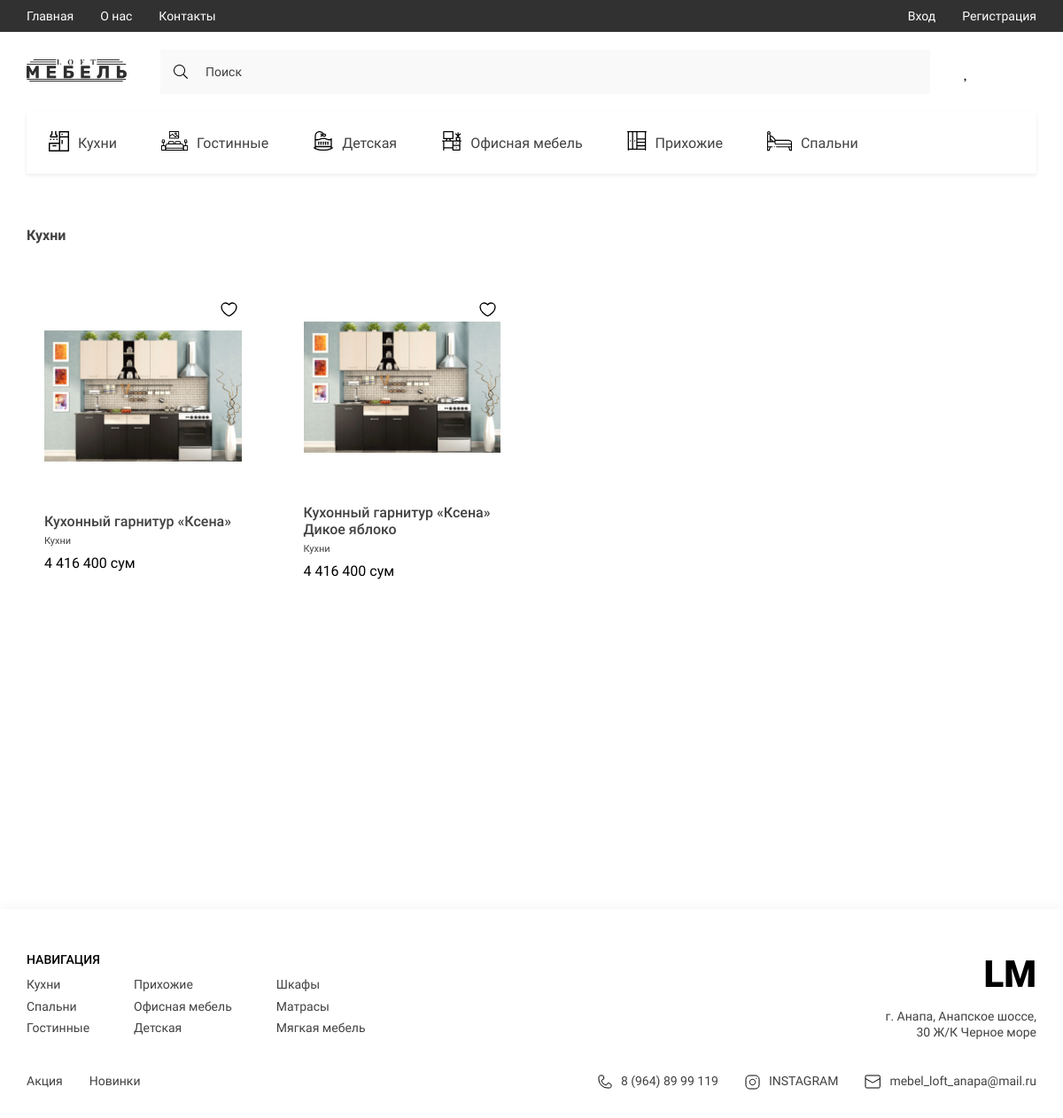
The app's page /category/kuhni/ with its own data.
### furniture/models.py (models this page shows, shortened)
class Category(models.Model):
    title = models.CharField(max_length=50, verbose_name='Название категории')
    image = models.ImageField(upload_to='categories/', verbose_name='Иконка категории')
    slug = models.SlugField(unique=True, null=True)
    parent = models.ForeignKey('self', on_delete=models.CASCADE, blank=True, null=True, related_name='subcategories',
                               verbose_name='Категория')
    def get_absolute_url(self):
        return reverse('category_page', kwargs={'slug': self.slug})
    def get_image_category(self):
        if self.image:
            return self.image.url
        else:
            return '-'
    def __str__(self):
        return self.title
    class Meta:
        verbose_name = 'Категория'
        verbose_name_plural = 'Категории'

class Product(models.Model):
    title = models.CharField(max_length=100, verbose_name='Название товара')
    description = models.TextField(blank=True, null=True, verbose_name='Описание к товару')
    price = models.FloatField(verbose_name='Цена товара')
    quantity = models.IntegerField(verbose_name='Количество на складе')
    created_at = models.DateTimeField(auto_now_add=True, verbose_name='Дата добавления')
    slug = models.SlugField(unique=True, null=True)
    category = models.ForeignKey(Category, on_delete=models.CASCADE, related_name='products', verbose_name='Категория')
    color_name = models.CharField(max_length=150, verbose_name='Название цвета', blank=True, null=True)
    color_code = models.CharField(max_length=150, verbose_name='Код цвета', blank=True, null=True)
    model_product = models.CharField(max_length=100, blank=True, null=True, verbose_name='Модель товара')
    depth = models.CharField(max_length=50, blank=True, null=True, verbose_name='Глубина "см"')
    width = models.CharField(max_length=50, blank=True, null=True, verbose_name='Ширина "см"')
    height = models.CharField(max_length=50, blank=True, null=True, verbose_name='Высота "см"')
    def get_absolute_url(self):
        return reverse('product', kwargs={'slug': self.slug})
    def get_image_product(self):
        if self.images:
            try:
                return self.images.first().image.url
            except:
                return '-'
        else:
            return '-'
    class Meta:
        verbose_name = 'Товар'
        verbose_name_plural = 'Товары'

class Gallery(models.Model):
    image = models.ImageField(upload_to='products/', verbose_name='Картинка товара')
    product = models.ForeignKey(Product, on_delete=models.CASCADE, related_name='images',
                                verbose_name='Товар')
    class Meta:
        verbose_name = 'Картинка товара'
        verbose_name_plural = 'Картинки товара'

### furniture/views.py (the view)
# urls.py: path('category/<slug:slug>/', CategoryView.as_view(), name='category_page'),
class CategoryView(ListView):
    model = Product
    context_object_name = 'products'
    template_name = 'pages/category.html'
    def get_queryset(self):
        category = Category.objects.get(slug=self.kwargs['slug'])
        products = category.products.all()
        return products
    def get_context_data(self, *, object_list=None, **kwargs):
        context = super().get_context_data()
        category = Category.objects.get(slug=self.kwargs['slug'])
        products = category.products.all()
        prices = list(set([i.price for i in products]))
        context['prices'] = prices
        context['title'] = f'Товары категории: {category.title}'
        context['category'] = category
        return context

### furniture/templatetags/furniture_tags.py (called while the page is built)
@register.simple_tag()
def get_categories():
    return Category.objects.filter(parent=None)

@register.simple_tag()
def get_normal_price(price):
    return f'{int(price):_}'.replace('_', ' ')

### furniture/templates/pages/category.html (shortened to what this page needs)
{% extends 'base.html' %}
{% block main %}
<main class="main">
        <div class="container">
            <section class="products">
                <h2 class="products__title">{{ category.title }}</h2>
                <div class="products__content">
                    {% for product in products %}
                    {% include 'components/_product_cart.html' %}
                    {% endfor %}
                </div>
            </section>
        </div>
    </main>
{% endblock main %}

### templates/base.html (shortened to what this page needs)
<!DOCTYPE html>
<html lang="ru">
<head>
    {% include 'components_base/_style.html' %}
</head>
<body>
{% include 'components_base/_nav.html' %}
{% include 'components_base/_header.html' %}
<div class="wrapper">
    {% block main %}
    {% endblock main %}
</div>
{% include 'components_base/_footer.html' %}
</body>
</html>

### templates/components_base/_style.html
{% load static %}
<link rel="stylesheet" href="{% static 'furniture/assets/fontawesome/css/all.min.css' %}">
<link rel="stylesheet" href="{% static 'furniture/style/style.css' %}">
<link rel="stylesheet" href="{% static 'furniture/style/style2.css' %}">
<link rel="stylesheet" href="{% static 'furniture/style/style3.css' %}">

### templates/components_base/_nav.html (shortened to what this page needs)
{% load static %}
<nav class="nav">
    <div class="container _nav">
        <div class="nav__content">
            <ul class="nav__list">
                <li>
                    <a href="index.html" class="nav__list-links">
                        Главная
                    </a>
                </li>
                <li>
                    <a href="./about.html" class="nav__list-links">
                        О нас
                    </a>
                </li>
                <li>
                    <a href="#!" class="nav__list-links">
                        Контакты
                    </a>
                </li>
            </ul>
            <ul class="nav__contacts">
                {% if not request.user.is_authenticated %}
                <li><a href="{% url 'login' %}" class="nav__contacts-links">Вход</a></li>
                <li><a href="{% url 'register' %}" class="nav__contacts-links">Регистрация</a></li>
                {% else %}
                <li><a href="{% url 'logout' %}" class="nav__contacts-links">Выход</a></li>
                {% endif %}
            </ul>
        </div>
    </div>
</nav>

### templates/components_base/_header.html (shortened to what this page needs)
{% load static %}
<header class="header">
    <div class="container">
        <div class="header__content">
            <div class="header__bar">
                <a href="{% url 'index' %}" class="logo">
                    <img src="{% static 'furniture/assets/icons/LOGO.svg' %}" alt="logo">
                </a>
                <form class="header__search">
                    <i class="fal fa-search"></i>
                    <input type="text" class="header__search-txt" placeholder="Поиск">
                </form>
                <ul class="header__list">
                    <li>
                        <a href="{% url 'favorite' %}" class="header__list-item" id="_heart">
                        </a>
                    </li>
                    <li>
                        <a href="{% url 'my_cart' %}" class="header__list-item" id="_bag">
                        </a>
                    </li>
                </ul>
            </div>
            <ul class="header__list _categories">
                {% include 'components/_cart_category.html' %}
            </ul>
        </div>
    </div>
</header>

### furniture/templates/components/_cart_category.html
{% load static %}
{% load furniture_tags %}
{% get_categories as categories %}
{% for category in categories %}
<li>
    <a href="{{ category.get_absolute_url }}" class="header__list-links">
        <span class="header__list-img">
            <img src="{{ category.get_image_category }}" alt="icons">
        </span>
        {{ category.title }}
    </a>
</li>
{% endfor %}

### furniture/templates/components/_product_cart.html (shortened to what this page needs)
{% load static %}
{% load furniture_tags %}
<div class="products__item">
    {% if request.user.is_authenticated %}
    {% get_favorite_products request.user as fav_products %}
    {% endif %}
    {% if product in fav_products and request.user.is_authenticated %}
    <a href="{% url 'save_favorite' product.slug %}" class="products__item1-heart">
        <svg width="19" height="17" viewBox="0 0 28 24" fill="#FF0000" xmlns="http://www.w3.org/2000/svg">
            <path
                    d="M8.375 1C4.57813 1 1.5 4.07813 1.5 7.875C1.5 14.75 9.625 21 14 22.4538C18.375 21 26.5 14.75 26.5 7.875C26.5 4.07813 23.4219 1 19.625 1C17.3 1 15.2438 2.15438 14 3.92125C13.3661 3.01825 12.5239 2.28131 11.5447 1.77281C10.5656 1.2643 9.47831 0.999222 8.375 1Z"
                    stroke="#000000" stroke-width="2" stroke-linecap="round" stroke-linejoin="round"/>
        </svg>
    </a>
    {% else %}
    <a href="{% url 'save_favorite' product.slug %}" class="products__item1-heart">
    </a>
    {% endif %}
    <a href="{{ product.get_absolute_url }}"> <img src="{{ product.get_image_product }}" alt=""
                                                   class="products__item-img"></a>
    <div class="products__item-text">
        <h3 class="products__item-title">{{ product.title }}</h3>
        <div class="products__item-desrc">{{ product.category }}</div>
        <div class="products__item-price">{% get_normal_price product.price %} сум</div>
    </div>
</div>

### templates/components_base/_footer.html
{% load static %}
<footer class="footer">
        <div class="container">
            <div class="footer__content">
                <div class="footer__navigate">
                    <div class="footer__navigate-part">
                        <h2 class="footer__navigate-title">НАВИГАЦИЯ</h2>
                        <div class="footer__navigate-lists">
                            <ul class="footer__navigate-list">
                                <li><a href="#!" class="footer__navigate-links">Кухни</a></li>
                                <li><a href="#!" class="footer__navigate-links">Спальни</a></li>
                                <li><a href="#!" class="footer__navigate-links">Гостинные</a></li>
                            </ul>
                            <ul class="footer__navigate-list">
                                <li><a href="#!" class="footer__navigate-links">Прихожие</a></li>
                                <li><a href="#!" class="footer__navigate-links">Офисная мебель</a></li>
                                <li><a href="#!" class="footer__navigate-links">Детская</a></li>
                            </ul>
                            <ul class="footer__navigate-list">
                                <li><a href="#!" class="footer__navigate-links">Шкафы</a></li>
                                <li><a href="#!" class="footer__navigate-links">Матрасы</a></li>
                                <li><a href="#!" class="footer__navigate-links">Мягкая мебель</a></li>
                            </ul>
                        </div>
                    </div>
                    <div class="footer__navigate-part _right">
                        <a href="./index.html" class="footer__logo">LM</a>
                        <p class="footer__adress">г. Анапа, Анапское шоссе, 30 Ж/К Черное море</p>
                    </div>
                </div>
                <div class="footer__social">
                    <ul class="footer__navigate-list _short">
                        <li><a href="#!" class="footer__navigate-links">Акция</a></li>
                        <li><a href="#!" class="footer__navigate-links">Новинки</a></li>
                    </ul>
                    <ul class="footer__social-list">
                        <li>
                            <a href="tel:89648999119" class="footer__social-links">
                                <img src="{% static 'furniture/assets/icons/phone.svg' %}" alt="phone">
                                8 (964) 89 99 119
                            </a>
                        </li>
                        <li>
                            <a href="https://www.instagram.com/" target="_blank" class="footer__social-links">
                                <img src="{% static 'furniture/assets/icons/inst.svg' %}" alt="insta">
                                INSTAGRAM
                            </a>
                        </li>
                        <li>
                            <a href="mailto:mebel_loft_anapa@mail.ru" target="_blank" class="footer__social-links">
                                <img src="{% static 'furniture/assets/icons/mail.svg' %}" alt="mail">
                                mebel_loft_anapa@mail.ru
                            </a>
                        </li>
                    </ul>
                </div>
            </div>
        </div>
    </footer>

### templates/components_base/_js.html (shortened to what this page needs)
{% load static %}

### records on screen
Category: get_image_category (picture), title "Кухни"
Category: get_image_category (picture), title "Гостинные"
Category: get_image_category (picture), title "Детская"
Category: get_image_category (picture), title "Офисная мебель"
Category: get_image_category (picture), title "Прихожие"
Category: get_image_category (picture), title "Спальни"
Product: get_image_product (picture), title "Кухонный гарнитур «Ксена»", category "Кухни", price "4 416 400"
Product: get_image_product (picture), title "Кухонный гарнитур «Ксена» Дикое яблоко", category "Кухни", price "4 416 400"
